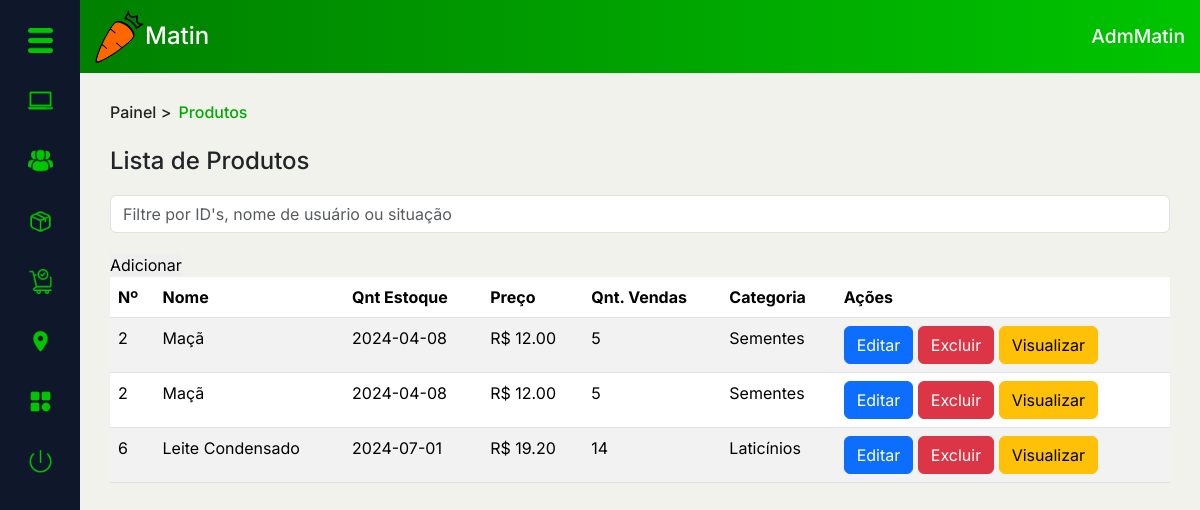
Screenshot of /PAGES/dashboard.php?page=prod_list (signed in) with the database file from the repository.
### tables this page shows
CREATE TABLE `usuario` (
  `idUsu` int(11) NOT NULL,
  `nome_usu` varchar(50) NOT NULL,
  `ativo` enum('0','1') NOT NULL DEFAULT '1',
  `data_criacao` date NOT NULL,
  `email_usu` varchar(100) NOT NULL,
  `senha_usu` varchar(45) NOT NULL,
  `tel_usu` varchar(45) NOT NULL,
  `fotos_usu` varchar(45) NOT NULL DEFAULT 'sem_foto.png',
  `premium` enum('0','1') NOT NULL,
  `NR` varchar(45) NOT NULL,
  `comp` varchar(45) NOT NULL,
  `TCIR` enum('CPF','CNPJ') NOT NULL,
  `NRCIR` varchar(45) NOT NULL,
  `nvl_usu` enum('A','F','C') NOT NULL DEFAULT 'C',
  `Local_CEP` int(11) NOT NULL,
  `tipoLocal` enum('casa','trabalho') NOT NULL,
  `infoAddLocal` varchar(100) NOT NULL,
  `qnt_vendas_usuario` int(11) NOT NULL DEFAULT 0,
  `visto_por_ultimo` datetime DEFAULT NULL,
  `usu_online` tinyint(1) DEFAULT 0
);

CREATE TABLE `produto` (
  `idProduto` int(11) NOT NULL,
  `nome_prod` varchar(100) NOT NULL,
  `qnt_prod_estoque` int(11) NOT NULL,
  `data_criacao_prod` date NOT NULL,
  `preco_prod` decimal(5,2) NOT NULL,
  `fotos_prod` varchar(100) NOT NULL DEFAULT 'sem_foto.png',
  `qnt_vendas` int(11) NOT NULL,
  `promocao` int(11) DEFAULT NULL,
  `parcela` int(11) DEFAULT NULL,
  `idCategoria` int(11) NOT NULL
);

CREATE TABLE `cria` (
  `idCria` int(11) NOT NULL,
  `idUsu` int(11) NOT NULL,
  `idProduto` int(11) NOT NULL
);

CREATE TABLE `categoria` (
  `idCategoria` int(11) NOT NULL,
  `nome_cat` varchar(45) NOT NULL,
  `img_cat` varchar(300) DEFAULT 'sem_foto.png',
  `desc_cat` varchar(100) DEFAULT NULL,
  `qnt_vis` int(11) DEFAULT NULL
);

### MODEL/autenticacao.php (called while the page is built, shortened)
<?php
function pegarIDUsuario(){
    return $_SESSION['idUsu'];
}
?>

### PAGES/DASHBOARD/prod_list.php (the view, shortened to what this page needs)
<div class="conteudo" id="conteudo2">
    <div class="top-cont">
        <div class="local">
            <h6><a href="../DASHBOARD/adminDash.php">Painel</a> > <mark>Produtos</mark></h6>
        </div>
    </div>
    <div class="main-cont">
        <div class="main-tit">
            <h4>Lista de Produtos</h4>
        </div>
        <div class="pesq">
            <div class="input-group flex-nowrap search-bar">
                <input type="search" class="form-control" placeholder="Filtre por ID's, nome de usuário ou situação" aria-label="Search" aria-describedby="addon-wrapping">
            </div>
            <a href="?page=add_usu&NdPAdd=1"><button class="btnAdd" type="button">Adicionar</button></a>
        </div>
        <table class="table table-striped">
            <thead>
                <tr>
                    <th scope="col">Nº</th>
                    <th scope="col">Nome</th>
                    <th scope="col">Qnt Estoque</th>
                    <th scope="col">Preço</th>
                    <th scope="col">Qnt. Vendas</th>
                    <th scope="col">Categoria</th>
                    <th scope="col">Ações</th>
                </tr>
            </thead>
            <tbody>
                <?php
                $pagina = 1;
                $limite = 4;
                $inicio = ($pagina * $limite) - $limite;
                $selectQ = "SELECT * FROM produto p INNER JOIN categoria c ON p.idCategoria = c.idCategoria INNER JOIN cria c2 ON c2.idProduto = p.idProduto WHERE c2.idUsu = $idUsu ORDER BY p.idProduto LIMIT $inicio, $limite";
                $selectP = $cx->prepare($selectQ);
                $selectP->setFetchMode(PDO::FETCH_ASSOC);
                $selectP->execute();
                $total = $selectP->rowCount();
                if ($total == 0) {
                    echo "<p class='txtVermelho'>Não há registros no momento...</p>";
                } else {
                    while ($dados = $selectP->fetch()) {
                        echo "<tr>";
                        echo "<td scope='row'>{$dados['idProduto']}</td>";
                        echo "<td>{$dados['nome_prod']}</td>";
                        echo "<td>{$dados['data_criacao_prod']}</td>";
                        echo "<td>R$ {$dados['preco_prod']}</td>";
                        echo "<td>{$dados['qnt_vendas']}</td>";
                        echo "<td>{$dados['nome_cat']}</td>";
                        echo "<td><a href='#'><button type='button' class='btn btn-primary'>Editar</button></a> <a href='#'><button type='button' class='btn btn-danger'>Excluir</button></a> <a href='#'><button type='button' class='btn btn-warning'>Visualizar</button></a></td>";
                        echo "</tr>";
                    }
                }
                ?>
            </tbody>
        </table>
    </div>
</div>

### PAGES/dashboard.php (shortened to what this page needs)
<!DOCTYPE html>
<html lang="pt-br">
<head>
    <link rel="stylesheet" href="../ASSETS/GERAL.css">
    <link rel="stylesheet" href="../ASSETS/PAGINAS-CSS/dashboard.css">
    <link href='https://unpkg.com/boxicons@2.0.7/css/boxicons.min.css' rel='stylesheet'>
    <link href="https://cdn.jsdelivr.net/npm/bootstrap@5.3.1/dist/css/bootstrap.min.css" rel="stylesheet">
</head>
<body>
    <?php require_once '../MODEL/autenticacao.php';?>
    <?php
    $idUsu = pegarIDUsuario();
    ?>
    <?php require_once '../BASE/config.php'?>
    <div class="container">
        <div class="sidebar">
            <?php require_once 'DASHBOARD/sidebarDash.php' ?>
        </div>
        <main>
            <?php require_once 'DASHBOARD/headerDash.php'; ?>
            <?php require_once '../BASE/chPagesDashboard.php';?>
        </main>
    </div>
</body>
</html>

### PAGES/DASHBOARD/sidebarDash.php (shortened to what this page needs)
<?php
if ($idUsu == '1') {
?>
    <div class="sidebar">
        <button class="btn" type="button" data-bs-toggle="offcanvas" data-bs-target="#offcanvasScrolling" aria-controls="offcanvasScrolling"><img src="../IMAGES/botao-de-menu.png" alt=""></button>
        <a href="?page=dash_ini"><button class="btn" type="button"><img src="../IMAGES/computador-portatil.png" alt=""></button></a>
        <a href="?page=usu_list"><button class="btn" type="button"><img src="../IMAGES/grupo-de-usuarios.png" alt=""></button></a>
        <a href="?page=prod_list"><button class="btn" type="button"><img src="../IMAGES/caixa.png" alt=""></button></a>
        <a href="?page=compra_list"><button class="btn" type="button"><img src="../IMAGES/compra.png" alt=""></button></a>
        <a href="?page=loc_list"><button class="btn" type="button"><img src="../IMAGES/local.png" alt=""></button></a>
        <div class="btnoffcanvas">
            <div class="btn-group dropend">
                <button type="button" class="btn btn-custom dropdown-toggle" data-bs-toggle="dropdown" aria-expanded="false">
                    <img src="../IMAGES/categorias.png" alt="">
                </button>
            </div>
        </div>
        <a href="?sair=true"><button class="btn" type="button"><img src="../IMAGES/sair.png" alt=""></button></a>
    </div>
<?php
}
?>

### PAGES/DASHBOARD/headerDash.php (shortened to what this page needs)
<?php
if (isset($idUsu)) {
    $selectQ = "SELECT * FROM usuario WHERE idUsu = $idUsu";
    $selectP = $cx->prepare($selectQ);
    $selectP->execute();
    $dados = $selectP->fetch(PDO::FETCH_ASSOC);
}
?>
<nav class="d-flex justify-content-between align-items-center header">
    <a href="../index.php">
        <div class="logo">
            <figure>
                <img src="../IMAGES/matin-logo-png.png" alt="Matin">
            </figure>
            <h1>Matin</h1>
        </div>
    </a>
    <div class="usuario">
        <h1><?php echo $dados['nome_usu'] ?></h1>
    </div>
</nav>

### BASE/chPagesDashboard.php (shortened to what this page needs)
<?php
$page = isset($_REQUEST['page']) ? $_REQUEST['page'] : 'home';
if ($idUsu == '1') {
    switch ($page) {
        case 'prod_list':
            require_once '../PAGES/DASHBOARD/prod_list.php';
            break;
    }
} else if (!isset($idUsu)) {
    echo "<script>location.href='../CREDENTIALS/loginUsu.php?aviso=3'</script>";
} else if ($idUsu != '1') {
    switch ($page) {
        case 'dash_ini':
            require_once '../PAGES/DASHBOARD/dash_ini.php';
            break;
        case 'prod_list':
            require_once '../PAGES/DASHBOARD/prod_list.php';
            break;
            case 'perg_list':
                require_once '../PAGES/DASHBOARD/perg_list.php';
                break;
        default:
            require_once '../PAGES/DASHBOARD/dash_ini.php';
            break;
    }
}

### ASSETS/GERAL.css (style rules this page uses)
:root { --preto00: black; --pretoAzulado: #0F172A; --branco00: white; --cinza00: #C1C1C1; --cinza01: #898989; --cinza02: #D9D9D9; --cinza03: #EAEAEA; --cinza04: #ABABAB; --laranja00: #FF6600; --laranja01: #FF9F5F; --laranjaClaro: #FFE0CC; --laranjaPressed: #d66215; --vermelho00: #FF2A2A; --vermelhoAviso: #B00000; --azulClaro: #009EBB; --verde00: #008000; --verde01: #00C500; --verde02: #00AA00; --verdePressed: #035f03; --bege00: #F1F2EB; --bege01: #F5FBEF; --bege02: #E5E0E0; --bege03: #F2EEEB; --fonte01: 'Inter', serif; }

### ASSETS/PAGINAS-CSS/dashboard.css (style rules this page uses)
body { background-color: var(--bege00) !important; }
.container { max-width: 110% !important; display: grid; padding: 0 !important; grid-template-columns: 80px auto; }
.container .sidebar { max-width: 1300px !important; }

### PAGES/DASHBOARD/sidebarDash.php (style rules this page uses)
h6, h5 { margin: 0 !important; }
.sidebar { background-color: var(--pretoAzulado); padding-bottom: 20px; height: 100vh; }
.sidebar button { display: block; margin: auto; margin-top: 20px; }
.dropend .dropdown-toggle::after { display: none; }
.btn-group, .btn-group-vertical { display: block; }
img { width: 25px; }
.btnoffcanvas { margin-top: 20px; }

### PAGES/DASHBOARD/headerDash.php (style rules this page uses)
.header { background: linear-gradient(to right, var(--verde00), var(--verde01)); padding: 10px 15px; width: 100%; }
a { margin: 0; text-decoration: none; }
figure, h1 { margin: 0; }
nav .logo h1 { font-size: 1.5em; color: var(--branco00); }
.usuario, .logo { display: flex; align-items: center; }
nav .usuario h1 { font-size: 1.2em; color: var(--branco00); }
.logo figure img { width: 50px; }

### PAGES/DASHBOARD/prod_list.php (style rules this page uses)
#conteudo2 { padding: 30px; }
h6 a { color: var(--preto); text-decoration: none; }
mark { background-color: transparent !important; color: var(--verde02); }
.search-bar { margin: 20px 0 !important; }

### rows the page displays
usuario: nome_usu "AdmMatin"
produto: cria.idProduto "2", nome_prod "Maçã", data_criacao_prod "2024-04-08", preco_prod "12.00", qnt_vendas "5", idCategoria.nome_cat "Sementes"
produto: cria.idProduto "6", nome_prod "Leite Condensado", data_criacao_prod "2024-07-01", preco_prod "19.20", qnt_vendas "14", idCategoria.nome_cat "Laticínios"
